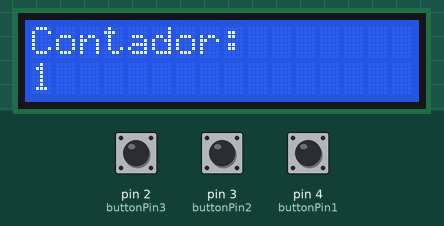
Recording of a sketch running on a simulated Arduino Uno, built with avr-gcc and run on an emulated ATmega328P. Parts: 16×2 character LCD. The test bench sets the inputs (shaded band); at power-on: pin 4 (buttonPin1) LOW, pin 2 (buttonPin3) LOW, pin 3 (buttonPin2) LOW.

Above: at 1.2 s.
1.3 s: pin 4 (buttonPin1) pulled HIGH for 0.15 s
At 2.5 s:
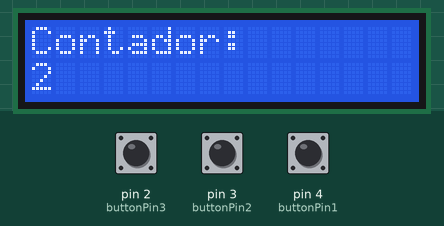
2.9 s: pin 4 (buttonPin1) pulled HIGH for 1 s
At 3.7 s:
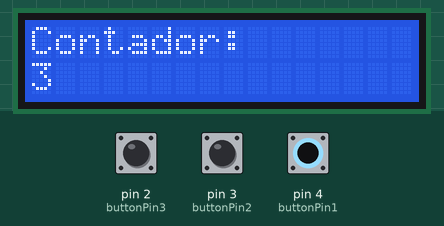
Timing chart, 0 to 5.9 s (numbered marks = the images above; inputs shaded):
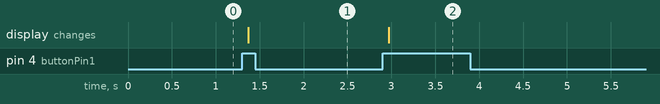

The sketch:

Contador.ino
```cpp
#include <Wire.h>
#include <LiquidCrystal_I2C.h>

LiquidCrystal_I2C lcd(0x27, 16, 2); // Dirección I2C de la pantalla LCD
const int buttonPin1 = 4;           // Pin al que está conectado el botón 1 NEXT
const int buttonPin2 = 3;           // Pin al que está conectado el botón 2 BACK
const int buttonPin3 = 2;           // Pin al que está conectado el botón 3 (para reiniciar el contador)
int counter = 1;                    // Contador inicializado en 0
int lastButtonState1 = LOW;         // Estado anterior del botón 1
int currentButtonState1 = LOW;      // Estado actual del botón 1
int lastButtonState2 = LOW;         // Estado anterior del botón 2
int currentButtonState2 = LOW;      // Estado actual del botón 2
int lastButtonState3 = LOW;         // Estado anterior del botón 3
int currentButtonState3 = LOW;      // Estado actual del botón 3

void setup() {
  lcd.init();
  lcd.backlight();
  lcd.setCursor(0, 0);
  lcd.print("Contador:");
  lcd.setCursor(0, 1);
  lcd.print(counter);

  pinMode(buttonPin1, INPUT);
  pinMode(buttonPin2, INPUT);
  pinMode(buttonPin3, INPUT);
}

void loop() {
  currentButtonState1 = digitalRead(buttonPin1);
  currentButtonState2 = digitalRead(buttonPin2);
  currentButtonState3 = digitalRead(buttonPin3);

  if (currentButtonState1 == HIGH && lastButtonState1==LOW){
    delay(50);
    if (counter < 13)
    {
      counter++;
      lcd.setCursor(0,1);
      lcd.print("                "); // Limpiar la línea
      lcd.setCursor(0, 1);
      lcd.print(counter);
    }
  }

  if (currentButtonState2 == HIGH && lastButtonState2 == LOW) {
    delay(50); // Anti-rebote
    if (counter > 1) {
      counter--;
      lcd.setCursor(0, 1);
      lcd.print("                "); // Limpiar la línea
      lcd.setCursor(0, 1);
      lcd.print(counter);
    }
  }

  if (currentButtonState3 == HIGH && lastButtonState3 == LOW) {
    delay(50); // Anti-rebote
    counter = 1;
    lcd.setCursor(0, 1);
    lcd.print("                "); // Limpiar la línea
    lcd.setCursor(0, 1);
    lcd.print(counter);
    }

    lastButtonState1 = currentButtonState1;
    lastButtonState2 = currentButtonState2;
    lastButtonState3 = currentButtonState3;
}
```

Measured:
- after the input at 1.3 s, the display: changes after 0.07 s (image 1)
- after the input at 2.9 s, the display: changes after 0.07 s (image 2)
